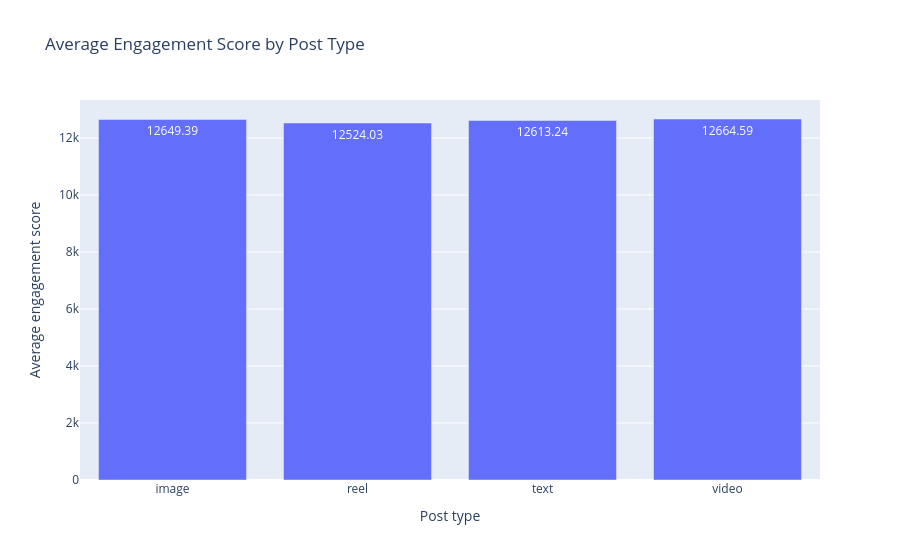

This figure's notebook cell:
### Code cell
avg_engagement = df.groupby(
    'post_type',
    as_index=False
)['engagement_score'].mean()

fig = px.bar(
    avg_engagement,
    x='post_type',
    y='engagement_score',
    title='Average Engagement Score by Post Type',
    text_auto='.2f'
)

fig.update_layout(
    xaxis_title='Post type',
    yaxis_title='Average engagement score'
)

fig.show()

### Figure 1 — Plotly figure (JSON) as saved in the notebook; plotly's stock layout.template omitted (floating-point values rounded to 4 significant figures)
{"data": [{"hovertemplate": "post_type=%{x}<br>engagement_score=%{y}<extra></extra>", "legendgroup": "", "marker": {"color": "#636efa", "pattern": {"shape": ""}}, "name": "", "orientation": "v", "showlegend": false, "textposition": "auto", "texttemplate": "%{y:.2f}", "type": "bar", "x": ["image", "reel", "text", "video"], "xaxis": "x", "y": [12650.0, 12520.0, 12610.0, 12660.0], "yaxis": "y"}], "layout": {"barmode": "relative", "legend": {"tracegroupgap": 0}, "title": {"text": "Average Engagement Score by Post Type"}, "xaxis": {"anchor": "y", "domain": [0, 1], "title": {"text": "Post type"}}, "yaxis": {"anchor": "x", "domain": [0, 1], "title": {"text": "Average engagement score"}}}}
